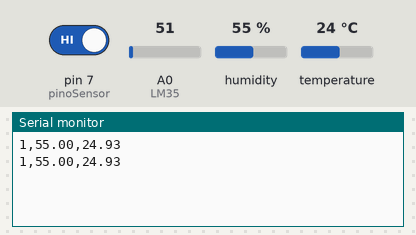
This sketch was run on a simulated Arduino Uno, built with avr-gcc and run on an emulated ATmega328P. On the bench: the last lines printed to the serial monitor. Inputs (shaded band) come from the test bench; at power-on: humidity 55 %, A0 (LM35) = 51, pin 7 (pinoSensor) HIGH, temperature 24 °C.

Above: at 1.8 s.
1.9 s: humidity set to 22 %
At 2.6 s:
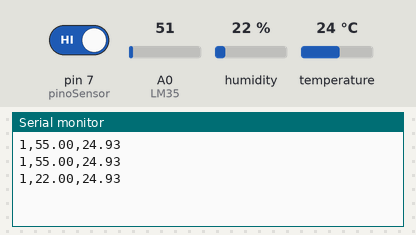
3.4 s: A0 (LM35) set to 61
At 4.7 s:
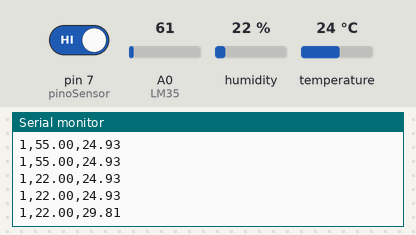
4.9 s: pin 7 (pinoSensor) driven LOW
At 6.3 s:
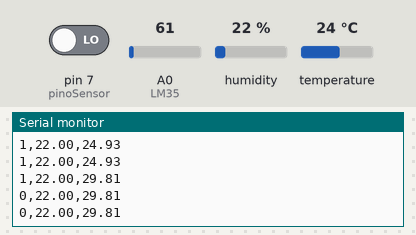
6.4 s: humidity set to 40 %
At 7.7 s:
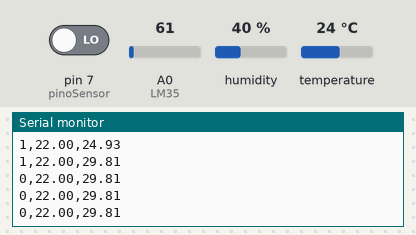
7.9 s: A0 (LM35) set to 71
At 8.8 s:
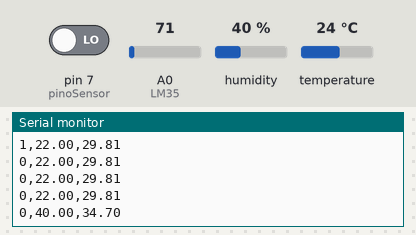
9.4 s: pin 7 (pinoSensor) driven HIGH
At 11.0 s:
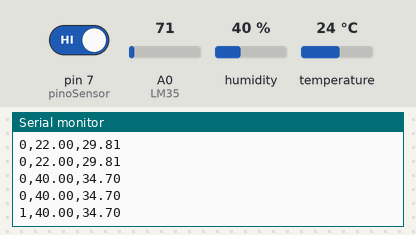
Timing chart, 0 to 11.9 s (numbered marks = the images above; inputs shaded):
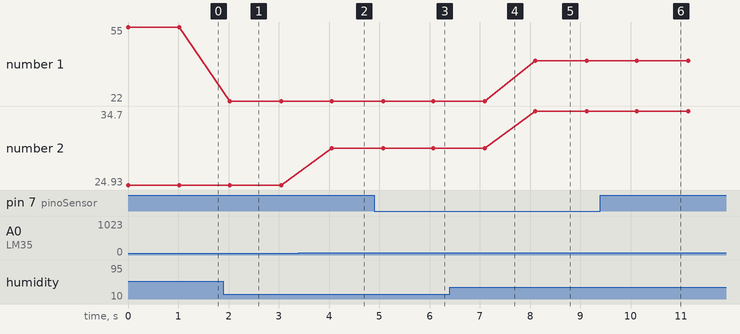

Measured:
- after the input at 1.9 s, the serial monitor: prints a new line after 0.13 s (image 1)
- after the input at 3.4 s, the serial monitor: prints a new line after 0.65 s (image 2)
- after the input at 4.9 s, the serial monitor: prints a new line after 0.18 s (image 3)
- after the input at 7.9 s, the serial monitor: prints a new line after 0.20 s (image 5)
- after the input at 9.4 s, the serial monitor: prints a new line after 0.73 s (image 6)
- plotted number 1: 55 → 22 after the input at 1.9 s
- plotted number 2: 24.93 → 29.81 after the input at 3.4 s, 29.81 → 34.7 after the input at 7.9 s

The sketch:

sketch_sep21a.ino
```cpp
#include "DHT.h"
#define dht_type DHT11
 int dht_pin = A2;
DHT dht_1 = DHT(dht_pin, dht_type);
int pinoSensor = 7;

const int LM35 = A0;
float temperatura2;

void setup()
{
  Serial.begin(9600);
  dht_1.begin();
  pinMode(pinoSensor, INPUT);
  Serial.begin(9600);
}

void loop()
{
  if(digitalRead(pinoSensor) == LOW){
    Serial.print("0");
    Serial.print(",");
  }
  else{
  Serial.print("1");
  Serial.print(",");
  }
  float umidade = dht_1.readHumidity();
  temperatura2 = (float(analogRead(LM35))*5/(1023))/0.01;
  float temperatura = dht_1.readTemperature();

  if (isnan(temperatura) or isnan(umidade))
{
    Serial.println("Erro ao ler o DHT");
}
 else
 {
  // Serial.print("Umidade: ");
   Serial.print(umidade);
   Serial.print(",");
   Serial.println(temperatura2);
   //Serial.print(",");
   //Serial.print(" Temperatura: ");
   //Serial.println(temperatura);
   //Serial.print(" °C");
 }
 delay(1000);
}
```
